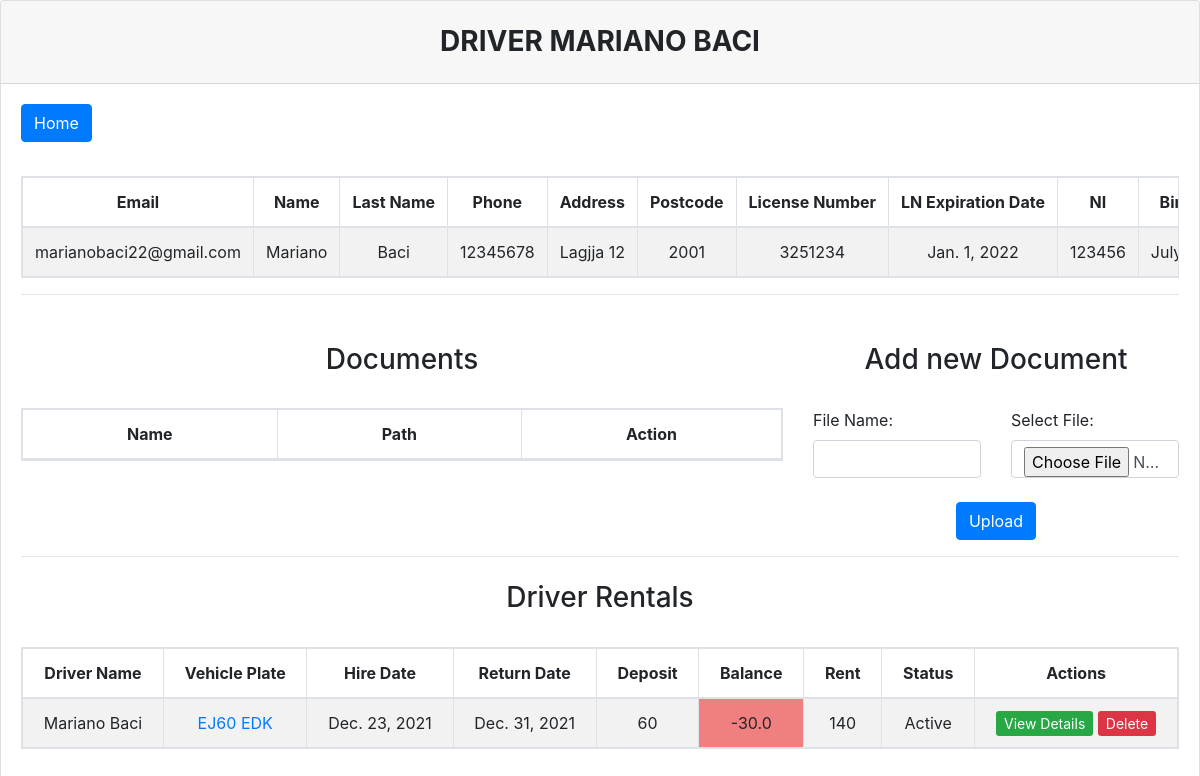
The page /view_driver/1 (signed in) on the database as committed earlier.
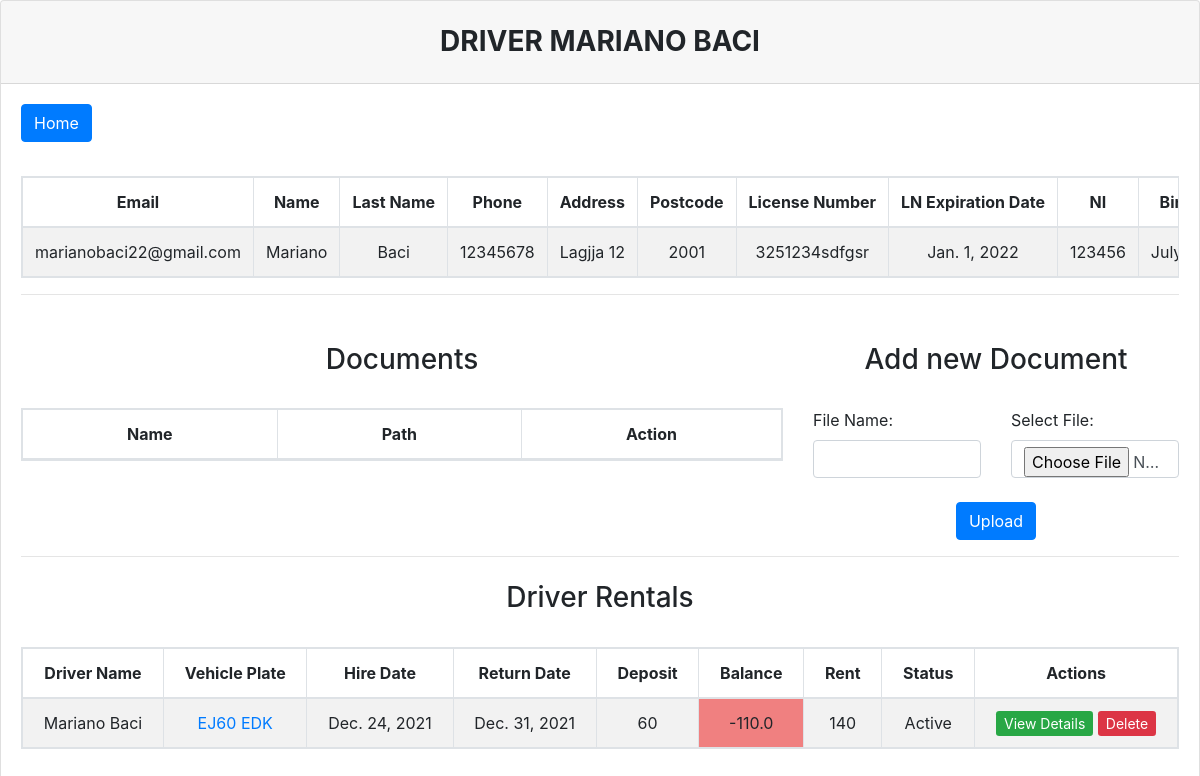
The same page on the database as committed later.
### Manager/models.py (models this page shows)
class driver(models.Model):
    email = models.CharField(max_length=100, blank=True, )
    name = models.CharField(max_length=100, blank=True, )
    last_name = models.CharField(max_length=100, blank=True, )
    phone = models.CharField(max_length=30, blank=True, )
    address = models.CharField(max_length=200, blank=True, )
    postcode = models.CharField(max_length=50, blank=True, )
    license_number = models.CharField(max_length=50, blank=True, )
    LN_expiration_date = models.DateField(max_length=100, blank=True, )
    NI = models.CharField(max_length=100, blank=True, )
    birth_date = models.DateField(max_length=100, blank=True, )
    STATUS = (
        ('Active', 'Active'),
        ('Inactive', 'Inactive'),
    )
    status = models.CharField(max_length=8, choices=STATUS,  blank=True, )
    notes = models.CharField(max_length=9999, blank=True)

class rental(models.Model):
    driver_id = models.IntegerField(blank=False, )
    driver_full_name = models.CharField(max_length=200, blank=False, )
    vehicle_id = models.IntegerField(blank=False, )
    vehicle_plate = models.CharField(max_length=20, blank=False, )
    hire_date = models.DateField(max_length=100, blank=False, )
    return_date = models.DateField(max_length=100, blank=False, )
    balance = models.CharField(max_length=99999, blank=False, )
    deposit = models.IntegerField(blank=False, )
    rent = models.IntegerField(blank=False, )
    STATUS = (
        ('Active', 'Active'),
        ('Inactive', 'Inactive'),
    )
    status = models.CharField(max_length=8, choices=STATUS,  blank=True, )

### Manager/views.py (the view)
# urls.py: path('view_driver/<int:driver_id>', view_driver, name="view_driver"),
@login_required(login_url="/login")
def view_driver(request, driver_id):
    update_balance()
    if request.method == "POST":
        if permissions.objects.get(user=request.user.username).level2 == "Yes":
            form = driverDocsForm(request.POST, request.FILES)
            if form.is_valid():
                form.save()
                return redirect('view_driver', driver_id=driver_id)
            else:
                messages.error(request, 'Please use correct data!')
                return redirect('view_driver', driver_id=driver_id)
        else:
            return HttpResponse("Access Denied")
    else:
        driver_obj = driver.objects.all().filter(id=driver_id)
        doc_obj = driverDocs.objects.all().filter(driver_id=driver_id)
        rental_obj = rental.objects.all().filter(driver_id=driver_id)
        form = driverDocsForm
        return render(request, 'view_driver.html', {'drivers':driver_obj, 'documents':doc_obj, 'form':form, 'rentals':rental_obj})

### Manager/templates/view_driver.html (shortened to what the changed rows need)
{%  load static %}
<!DOCTYPE html>
<html lang="en">
<head>
    <link rel="stylesheet" href="{% static 'css/bootstrap.css' %}">
</head>
<body>
    <div class="card">
      <h3 class="card-header text-center font-weight-bold text-uppercase py-4">
        Driver {{ drivers.0.name }} {{ drivers.0.last_name }}
      </h3>
      <div class="card-body">
        <div id="table" class="table-editable">
          <br>
          <br>
          <br>
          <table class="table table-bordered table-responsive table-striped text-center">
            <thead>
              <tr>
                <th class="text-center" style="white-space: nowrap;width: 1%;">Email</th>
                <th class="text-center" style="white-space: nowrap;width: 1%;">Name</th>
                <th class="text-center" style="white-space: nowrap;width: 1%;">Last Name</th>
                <th class="text-center" style="white-space: nowrap;width: 1%;">Phone</th>
                <th class="text-center" style="white-space: nowrap;width: 1%;">Address</th>
                <th class="text-center" style="white-space: nowrap;width: 1%;">Postcode</th>
                <th class="text-center" style="white-space: nowrap;width: 1%;">License Number</th>
                <th class="text-center" style="white-space: nowrap;width: 1%;">LN Expiration Date</th>
                <th class="text-center" style="white-space: nowrap;width: 1%;">NI</th>
                <th class="text-center" style="white-space: nowrap;width: 1%;">Birth Date</th>
              </tr>
            </thead>
            <tbody id="myTable">
                {% for driver in drivers %}
                    <tr>
                        <td class="pt-3-half" style="white-space: nowrap;width: 1%;">{{ driver.email }}</td>
                        <td class="pt-3-half" style="white-space: nowrap;width: 1%;">{{ driver.name }}</td>
                        <td class="pt-3-half" style="white-space: nowrap;width: 1%;">{{ driver.last_name }}</td>
                        <td class="pt-3-half" style="white-space: nowrap;width: 1%;">{{ driver.phone }}</td>
                        <td class="pt-3-half" style="white-space: nowrap;width: 1%;">{{ driver.address }}</td>
                        <td class="pt-3-half" style="white-space: nowrap;width: 1%;">{{ driver.postcode }}</td>
                        <td class="pt-3-half" style="white-space: nowrap;width: 1%;">{{ driver.license_number }}</td>
                        <td class="pt-3-half" style="white-space: nowrap;width: 1%;">{{ driver.LN_expiration_date }}</td>
                        <td class="pt-3-half" style="white-space: nowrap;width: 1%;">{{ driver.NI }}</td>
                        <td class="pt-3-half" style="white-space: nowrap;width: 1%;">{{ driver.birth_date }}</td>
                      </tr>
                {% endfor %}
            </tbody>
            </table>
            <div class="row">
                <div class="col-8 col-lg-8 col-xl-8">
                    <br>
                    <br>
                    <table class="table table-bordered table-responsive table-striped text-center">
                    <thead>
                      <tr>
                        <th class="text-center" style="white-space: nowrap;width: 1%;">Name</th>
                        <th class="text-center" style="white-space: nowrap;width: 1%;">Path</th>
                        <th class="text-center" style="white-space: nowrap;width: 1%;">Action</th>
                      </tr>
                    </thead>
                    </table>
                </div>
            </div>
            <br>
          <table class="table table-bordered table-responsive table-striped text-center">
            <thead>
              <tr>
                <th class="text-center" style="white-space: nowrap;width: 1%;">Driver Name</th>
                <th class="text-center" style="white-space: nowrap;width: 1%;">Vehicle Plate</th>
                <th class="text-center" style="white-space: nowrap;width: 1%;">Hire Date</th>
                <th class="text-center" style="white-space: nowrap;width: 1%;">Return Date</th>
                <th class="text-center" style="white-space: nowrap;width: 1%;">Deposit</th>
                <th class="text-center" style="white-space: nowrap;width: 1%;">Balance</th>
                <th class="text-center" style="white-space: nowrap;width: 1%;">Rent</th>
                <th class="text-center" style="white-space: nowrap;width: 1%;">Status</th>
                <th class="text-center" style="white-space: nowrap;width: 1%;">Actions</th>
              </tr>
            </thead>
            <tbody>
                {% for rental in rentals %}
                    <tr>
                        <td class="pt-3-half" style="white-space: nowrap;width: 1%;">{{ rental.driver_full_name }}</td>
                        <td class="pt-3-half" style="white-space: nowrap;width: 1%;"><a href="{% url 'view_vehicle' rental.vehicle_id %}">{{ rental.vehicle_plate }}</a></td>
                        <td class="pt-3-half" style="white-space: nowrap;width: 1%;">{{ rental.hire_date }}</td>
                        <td class="pt-3-half" style="white-space: nowrap;width: 1%;">{{ rental.return_date }}</td>
                        <td class="pt-3-half" style="white-space: nowrap;width: 1%;">{{ rental.deposit }}</td>
                        {% if "-" in rental.balance %}
                            <td class="pt-3-half" style="white-space: nowrap;width: 1%; background-color: lightcoral">{{ rental.balance }}</td>
                        {% else %}
                            <td class="pt-3-half" style="white-space: nowrap;width: 1%; background-color: lightgreen">{{ rental.balance }}</td>
                        {% endif %}
                        <td class="pt-3-half" style="white-space: nowrap;width: 1%;">{{ rental.rent }}</td>
                        <td class="pt-3-half" style="white-space: nowrap;width: 1%;">{{ rental.status }}</td>
                        <td class="pt-3-half" style="white-space: nowrap;width: 1%;">
                            <a href="{% url 'view_rental' rental.id %}" class="btn-sm btn-success">View Details</a>
                            <a href="{% url 'delete_rental' rental.id %}" class="btn-sm btn-danger">Delete</a>
                        </td>
                      </tr>
                {% endfor %}
            </tbody>
            </table>
            </div>
          </div>
    </div>
    <link rel="stylesheet" href="https://cdn.datatables.net/1.10.22/css/dataTables.bootstrap4.min.css">
</body>
</html>

Rows that differ between the two databases and show on the page:
changed driver "marianobaci22@gmail.com": license_number "3251234" → "3251234sdfgsr"
changed rental "Mariano Baci": hire_date "Dec. 23, 2021" → "Dec. 24, 2021"; balance "-30.0" → "-110.0"
